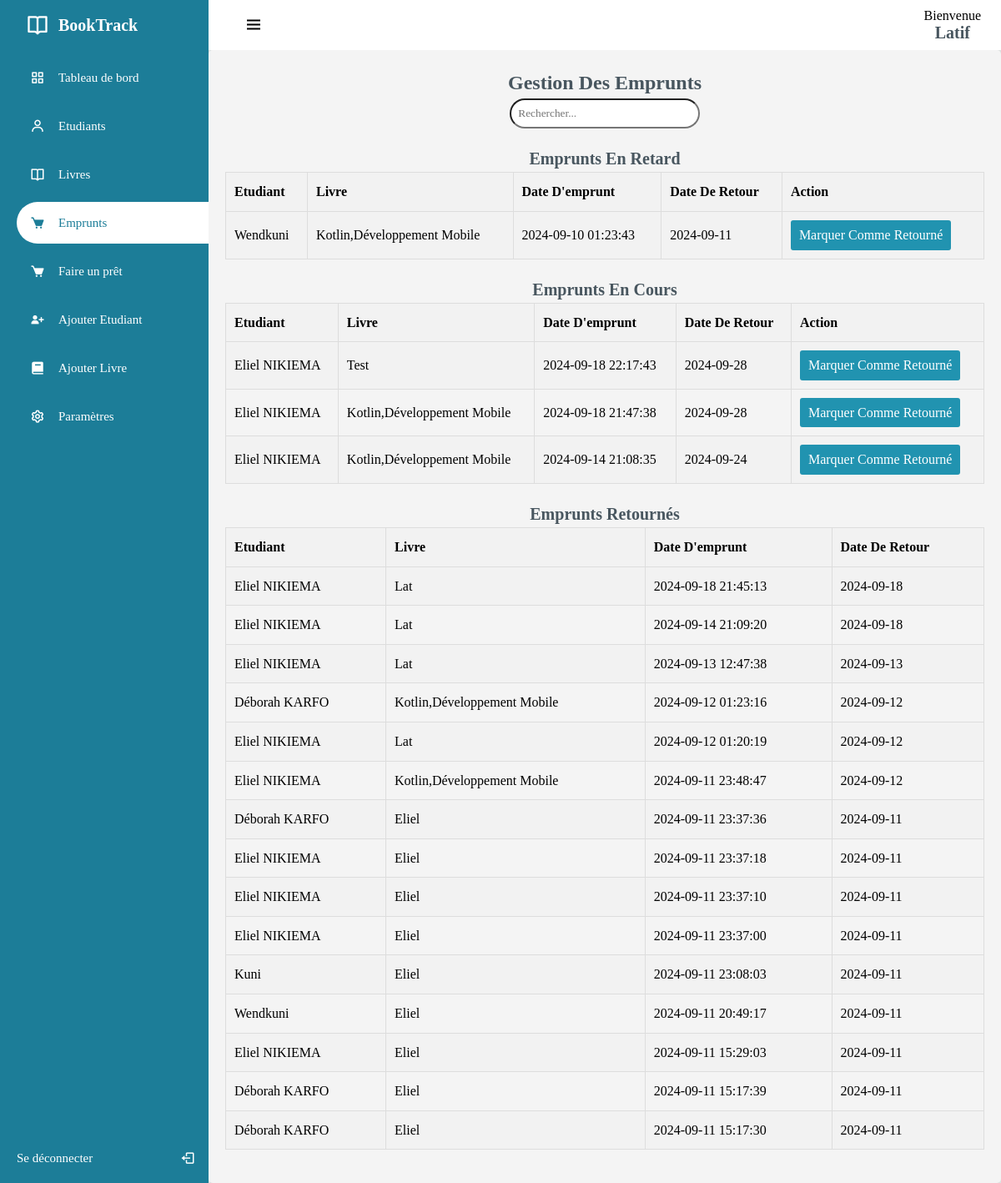
The app's page /librarians/borrowings.php (signed in) with its own data.
### tables this page shows
CREATE TABLE IF NOT EXISTS `librarian` (
  `librarian_id` int NOT NULL AUTO_INCREMENT,
  `librarian_name` varchar(100) NOT NULL,
  `librarian_mail` varchar(100) NOT NULL,
  `librarian_tel` varchar(100) NOT NULL,
  `librarian_pass` text NOT NULL,
  `library_id` int NOT NULL,
  `must_changes` tinyint(1) NOT NULL DEFAULT '1',
  PRIMARY KEY (`librarian_id`),
  KEY `lib_lib_id` (`library_id`)
);

CREATE TABLE IF NOT EXISTS `borrow` (
  `borrow_id` int NOT NULL AUTO_INCREMENT,
  `student_id` int NOT NULL,
  `book_id` int NOT NULL,
  `librarian_id` int NOT NULL,
  `borrow_date` timestamp NOT NULL DEFAULT CURRENT_TIMESTAMP,
  `borrow_return` date NOT NULL,
  `borrow_status` enum('En cours','Retard','Retourné','') NOT NULL DEFAULT 'En cours',
  `notification_sent` tinyint(1) NOT NULL,
  PRIMARY KEY (`borrow_id`),
  KEY `stu_brw_id` (`student_id`),
  KEY `bk_brw_id` (`book_id`),
  KEY `libra_fk_ky` (`librarian_id`)
);

CREATE TABLE IF NOT EXISTS `student` (
  `student_id` int NOT NULL AUTO_INCREMENT,
  `student_ine` varchar(100) NOT NULL,
  `student_name` varchar(100) NOT NULL,
  `student_mail` varchar(100) NOT NULL,
  `library_id` int NOT NULL,
  `student_pass` text NOT NULL,
  `creation_date` timestamp NOT NULL,
  PRIMARY KEY (`student_id`),
  UNIQUE KEY `student_ine` (`student_ine`),
  KEY `lib_stu_id` (`library_id`)
);

CREATE TABLE IF NOT EXISTS `book` (
  `book_id` int NOT NULL AUTO_INCREMENT,
  `book_quote` int NOT NULL,
  `book_title` varchar(100) NOT NULL,
  `book_auth` varchar(100) NOT NULL,
  `book_copies` int NOT NULL,
  `library_id` int NOT NULL,
  PRIMARY KEY (`book_id`),
  UNIQUE KEY `UNIQUE` (`book_quote`),
  KEY `lib_bk_id` (`library_id`)
);

### librarians/scripts/borrows_scripts/emprunts.php (the view, shortened to what this page needs)
<?php
    function afficherTableauEmprunts($emprunts, $titre, $editable = false) {
        echo "<h2>$titre</h2>";
        echo "<table id='dataTable'>";
        echo "<tr><th>Etudiant</th><th>Livre</th><th>Date d'emprunt</th><th>Date de retour</th>";
        if($editable) {
            echo "<th>Action</th>";
        }
        echo "</tr>";
        foreach ($emprunts as $emprunt) {
            echo "<tr>";
            echo "<td>" .htmlspecialchars($emprunt['student_name']). "</td>";
            echo "<td>" .htmlspecialchars($emprunt['book_title']). "</td>";
            echo "<td>" .$emprunt['borrow_date']. "</td>";
            echo "<td>" .$emprunt['borrow_return']. "</td>";
            if($editable) {
                echo "<td><a href='scripts/borrows_scripts/marquer_retourne.php?id=".$emprunt['borrow_id']."' class='btn'>Marquer comme retourné</a></td>";
            }
            echo "</tr>";
        }
        echo "</table>";
    }
    function getEmprunts($conn, $status) {
        $id = $_SESSION['lib_id'];
        $research = $conn->prepare("SELECT * FROM librarian WHERE librarian_id = '$id'");
        $research->execute();
        $librarian = $research->fetch(PDO::FETCH_ASSOC);
        $library_id = $librarian['library_id'];
        $query = "SELECT b.borrow_id, s.student_name, bk.book_title, b.borrow_date, b.borrow_return
                    FROM borrow b
                    JOIN student s ON b.student_id = s.student_id
                    JOIN book bk ON b.book_id = bk.book_id
                    JOIN library l ON l.library_id = bk.library_id
                    WHERE b.borrow_status = ? AND l.library_id = ?
                    ORDER BY b.borrow_date DESC";
        $stmt = $conn->prepare($query);
        $params = array_merge([$status,$library_id]);
        $stmt->execute($params);
        return $stmt->fetchAll(PDO::FETCH_ASSOC);
    }
    $empruntsCourants = getEmprunts($conn, 'En cours');
    $empruntsRetard = getEmprunts($conn, 'Retard');
    $empruntsRetournes = getEmprunts($conn, 'Retourné');
?>

### librarians/borrowings.php (shortened to what this page needs)
<?php require "../config/config.php" ?>
<?php
    $id = $_SESSION['lib_id'];
    $research = $conn->prepare("SELECT * FROM librarian WHERE librarian_id = '$id'");
    $research->execute();
    $librarian = $research->fetch(PDO::FETCH_ASSOC);
?>
<!DOCTYPE html>
<html lang="fr">
<head>
	<link rel="stylesheet" href="../assets/css/libra.css?v=1.0">
	<link rel="stylesheet" href="../assets/css/bore.css?v=1.0">
	<link rel="stylesheet" href="../assets/css/search.css">
	<link href='https://unpkg.com/boxicons@2.1.1/css/boxicons.min.css' rel='stylesheet'>
</head>
<body>
	<div class="sidebar">
		<div class="logo_details">
			<i class='bx bx-book-open'></i>
			<div class="logo_name">
				BookTrack
			</div>
		</div>
		<ul>
			<li>
				<a href="librarian_dash.php">
				<i class='bx bx-grid-alt'></i>
				<span class="links_name">
					Tableau de bord
				</span>
				</a>
			</li>
			<li>
				<a href="students.php">
				<i class='bx bx-user'></i>
				<span class="links_name">
					Etudiants
				</span>
				</a>
			</li>
			<li>
				<a href="books.php">
				<i class='bx bx-book-open'></i>
				<span class="links_name">
					Livres
				</span>
				</a>
			</li>
            <li>
				<a href="#" class="active">
				<i class='bx bxs-cart'></i>
				<span class="links_name">
					Emprunts
				</span>
				</a>
			</li>
			<li>
				<a href="loan.php">
				<i class='bx bxs-cart'></i>
				<span class="links_name">
					Faire un prêt
				</span>
				</a>
			</li>
			<li>
				<a href="add_student.php">
				<i class='bx bxs-user-plus'></i>
				<span class="links_name">
					Ajouter Etudiant
				</span>
				</a>
			</li>
			<li>
				<a href="add_book.php">
				<i class='bx bxs-book'></i>
				<span class="links_name">
					Ajouter Livre
				</span>
				</a>
			</li>
			<li>
				<a href="setting.php">
				<i class='bx bx-cog'></i>
				<span class="links_name">
					Paramètres
				</span>
				</a>
			</li>
			<li class="login">
				<a href="logout.php">
				<span class="links_name login_out">
					Se déconnecter
				</span>
				<i class='bx bx-log-out' id="log_out"></i>
				</a>
			</li>
		</ul>
	</div>
	<section class="home_section">
		<div class="topbar">
			<div class="toggle">
				<i class='bx bx-menu' id="btn"></i>
			</div>
			<div class="user_wrapper">
				<p>Bienvenue</p>
				<?php if(isset($_SESSION['lib_id'])): ?>
                    <h2 style="text-transform: capitalize; font-size:20px;">
                    	<?php echo $librarian['librarian_name']; ?>
                    </h2>
                <?php endif; ?>
			</div>
		</div>
		<div class="container">
			<h1>Gestion des Emprunts</h1>
			<div style="display:flex;align-item:center;justify-content:center;">
				<input type='text' id='search' class='search-input' placeholder='Rechercher...' style="">
			</div>
			<?php
				require 'scripts/borrows_scripts/emprunts.php';
				afficherTableauEmprunts($empruntsRetard, "Emprunts en retard", true);
			?>
		</div>
	</section>
</body>
</html>

### assets/css/libra.css (style rules this page uses)
:root { --blue: #0053f3; --dark-blue: #1c7d98; --white: #fff; --gray: #8390a2; }
* { margin: 0; padding: 0; box-sizing: border-box; font-family: Georgia, 'Times New Roman', Times, serif; }
.sidebar { position: fixed; left: 0; top: 0; width: 250px; height: 100%; padding-left: 20px; background: var(--dark-blue); transition: all 0.5s ease; z-index: 99; }
.sidebar .logo_details { position: relative; height: 60px; display: flex; align-items: center; }
.sidebar li { position: relative; margin: 8px 0; list-style: none; }
.sidebar i { position: relative; height: 60px; min-width: 50px; font-size: 28px; line-height: 60px; text-align: center; color: var(--white); }
.sidebar .logo_details .logo_name { font-size: 20px; font-weight: 600; color: var(--white); transition: all 0.5s ease; }
.toggle { position: relative; }
#btn { font-size: 24px; cursor: pointer; }
.sidebar ul li a i { position: relative; height: 50px; font-size: 18px; line-height: 50px; }
.sidebar ul li a { width: 100%; height: 100%; display: flex; align-items: center; text-decoration: none; border-radius: 30px 0px 0px 30px; transition: all 0.5s ease; }
.sidebar ul li a .links_name { font-size: 15px; font-weight: 400; color: var(--white); transition: 0.4s; }
.sidebar li.login { position: fixed; width: 250px; height: 60px; left: 0; bottom: -8px; padding: 20px 20px; background: var(--white-blue); transition: all 0.5s ease; }
.sidebar .login #log_out { position: absolute; height: 60px; right: 0; top: 50%; transform: translateY(-50%); line-height: 60px; transition: all 0.5s ease; }
.sidebar li a.active { background: var(--white); }
.sidebar li a.active .links_name, .sidebar li a.active i { color: var(--dark-blue); }
.home_section { position: relative; width: calc(100% - 250px); min-height: 100vh; left: 250px; top: 0; background: #E4E9E7; transition: all 0.5s ease; }
.home_section .topbar { position: relative; width: 100%; height: 60px; display: flex; justify-content: space-between; align-items: center; padding: 1rem 1.5rem; background: var(--white); }
.home_section .topbar .toggle { position: relative; width: 60px; height: 60px; display: flex; justify-content: center; align-items: center; font-size: 2em; cursor: pointer; }
table { width: 100%; border-collapse: collapse; }
table tbody tr:nth-child(even) { background-color: #f2f2f2; }
table td { padding: 10px; border-bottom: 1px solid #ddd; }

### assets/css/bore.css (style rules this page uses)
.container { font-family: Verdana, Geneva, Tahoma, sans-serif; line-height: 1.6; margin: 0 auto; padding: 20px; background-color: #f4f4f4; width: 100%; border-radius: 5px; box-shadow: 0 0 10px rgba(0,0,0,0.1); text-transform: capitalize; }
h1, h2 { color: #48565f;text-align: center; }
h2 { font-size: 20px; text-align: center; }
table { width: 100%; border-collapse: collapse; margin-bottom: 20px; }
th, td { padding: 10px; border: 1px solid #ddd; text-align: left; }
th { background-color: #f2f2f2; }
.btn { display: inline-block; background-color: #2193b0; color: #fff; padding: 5px 10px; border: none; border-radius: 3px; cursor: pointer; text-decoration: none; }

### assets/css/search.css (style rules this page uses)
.search-input { margin-bottom:20px; padding: 8px; box-sizing:border-box; width: 25%; border-radius:18px; text-transform:capitalize; }

### records on screen
librarian: librarian_name "Latif"
borrow: student.student_name "Wendkuni", book.book_title "Kotlin,Développement Mobile", borrow_date "2024-09-10 01:23:43", borrow_return "2024-09-11"
borrow: student.student_name "Eliel NIKIEMA", book.book_title "Test", borrow_date "2024-09-18 22:17:43", borrow_return "2024-09-28"
borrow: student.student_name "Eliel NIKIEMA", book.book_title "Kotlin,Développement Mobile", borrow_date "2024-09-18 21:47:38", borrow_return "2024-09-28"
borrow: student.student_name "Eliel NIKIEMA", book.book_title "Kotlin,Développement Mobile", borrow_date "2024-09-14 21:08:35", borrow_return "2024-09-24"
borrow: student.student_name "Eliel NIKIEMA", book.book_title "Lat", borrow_date "2024-09-18 21:45:13", borrow_return "2024-09-18"
borrow: student.student_name "Eliel NIKIEMA", book.book_title "Lat", borrow_date "2024-09-14 21:09:20", borrow_return "2024-09-18"
borrow: student.student_name "Eliel NIKIEMA", book.book_title "Lat", borrow_date "2024-09-13 12:47:38", borrow_return "2024-09-13"
borrow: student.student_name "Déborah KARFO", book.book_title "Kotlin,Développement Mobile", borrow_date "2024-09-12 01:23:16", borrow_return "2024-09-12"
borrow: student.student_name "Eliel NIKIEMA", book.book_title "Lat", borrow_date "2024-09-12 01:20:19", borrow_return "2024-09-12"
borrow: student.student_name "Eliel NIKIEMA", book.book_title "Kotlin,Développement Mobile", borrow_date "2024-09-11 23:48:47", borrow_return "2024-09-12"
borrow: student.student_name "Déborah KARFO", book.book_title "Eliel", borrow_date "2024-09-11 23:37:36", borrow_return "2024-09-11"
borrow: student.student_name "Eliel NIKIEMA", book.book_title "Eliel", borrow_date "2024-09-11 23:37:18", borrow_return "2024-09-11"
borrow: student.student_name "Eliel NIKIEMA", book.book_title "Eliel", borrow_date "2024-09-11 23:37:10", borrow_return "2024-09-11"
borrow: student.student_name "Eliel NIKIEMA", book.book_title "Eliel", borrow_date "2024-09-11 23:37:00", borrow_return "2024-09-11"
borrow: student.student_name "Kuni", book.book_title "Eliel", borrow_date "2024-09-11 23:08:03", borrow_return "2024-09-11"
borrow: student.student_name "Wendkuni", book.book_title "Eliel", borrow_date "2024-09-11 20:49:17", borrow_return "2024-09-11"
borrow: student.student_name "Eliel NIKIEMA", book.book_title "Eliel", borrow_date "2024-09-11 15:29:03", borrow_return "2024-09-11"
borrow: student.student_name "Déborah KARFO", book.book_title "Eliel", borrow_date "2024-09-11 15:17:39", borrow_return "2024-09-11"
borrow: student.student_name "Déborah KARFO", book.book_title "Eliel", borrow_date "2024-09-11 15:17:30", borrow_return "2024-09-11"

### other values on screen
$titre "Emprunts En Retard Emprunts En Cours Emprunts Retournés"
